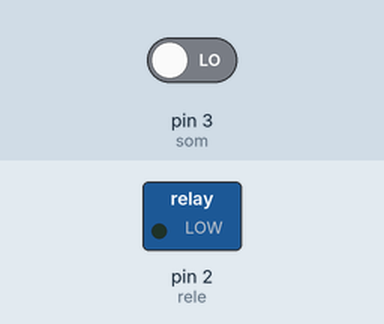
The sketch below on a simulated Arduino Uno, built with avr-gcc and run on an emulated ATmega328P. Parts: switched loads named in the sketch (green lamp = pin HIGH). Dashed ring = blinking. Inputs (shaded band) come from the test bench; at power-on: pin 3 (som) LOW.

Above: at 1.2 s.
1.3 s: pin 3 (som) driven HIGH
At 1.47 s:
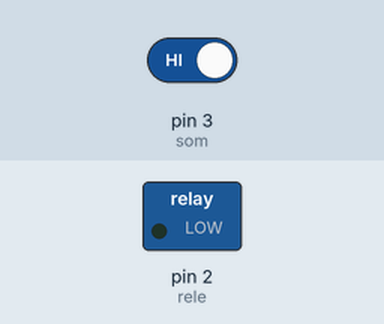
4.3 s: pin 3 (som) driven LOW
At 4.7 s:
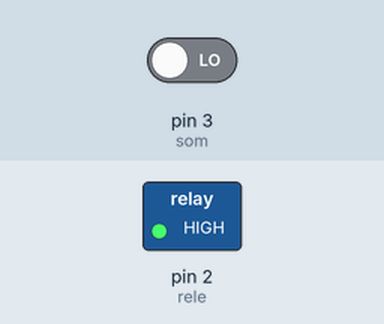
Timing chart, 0 to 7.3 s (numbered marks = the images above; inputs shaded):
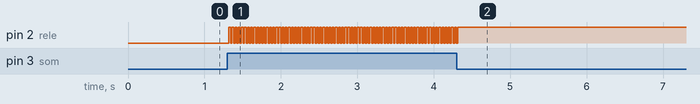

Measured:
- after the input at 1.3 s, pin 2 (rele): alternates HIGH for 0.02 s and LOW for 0.02 s, starting at once
- after the input at 4.3 s, pin 2 (rele): goes on until 4.3 s, then stays HIGH

The sketch:

interruptorAutomaticoComPalmas.ino
```cpp
#include <SoftwareSerial.h>

#define RX 0
#define TX 1
#define rele 2
#define som 3

bool aux;

SoftwareSerial bluetooth(RX, TX);

void setup()
{
  pinMode(rele , OUTPUT);
  pinMode(som, INPUT);
  digitalWrite(rele , HIGH);
  bluetooth.begin(9600);
  aux = false;
}

void loop()
{
  if(digitalRead(som))
  {
    aux = !aux;
    if(aux)
    {
      bluetooth.println("Lâmpada ligada!");
    }
    else
    {
      bluetooth.println("Lâmpada desligada!");
    }
  }
  digitalWrite(rele, aux);
}
```
